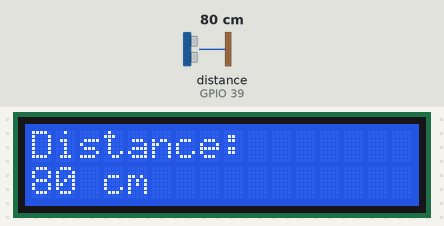
This sketch was run on a simulated ESP32. On the bench: 16×2 character LCD. Wiring (inferred from the names in the program): ultrasonic range finder: trigger GPIO 35; echo GPIO 39. Inputs (shaded band) come from the test bench; at power-on: distance to the obstacle (sensor on GPIO 39) 80 cm. The echo pulse lasts 58.3 µs per cm; what the sketch prints to the serial monitor is not drawn.

Above: at 1.2 s.
1.3 s: distance to the obstacle (sensor on GPIO 39) set to 2 cm
At 2.9 s:
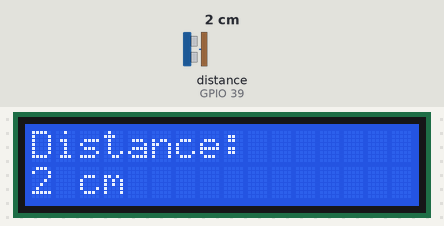
4.0 s: distance to the obstacle (sensor on GPIO 39) set to 4 cm
At 5.0 s:
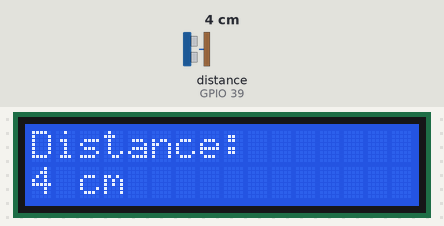
6.7 s: distance to the obstacle (sensor on GPIO 39) set to 9 cm
At 9.4 s:
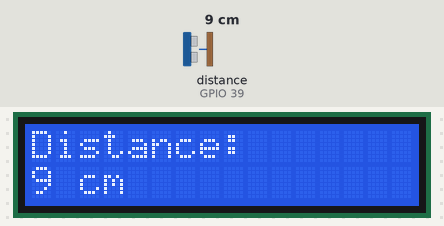
Timing chart, 0 to 10.9 s (numbered marks = the images above; inputs shaded):
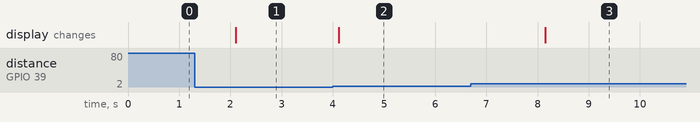

Measured:
- after the input at 1.3 s, the display: changes after 0.80 s (image 1)
- after the input at 4.0 s, the display: changes after 0.12 s (image 2)
- after the input at 6.7 s, the display: changes after 1.5 s (image 3)

The sketch:

Rader.ino
```cpp
#include <LiquidCrystal_I2C.h>

// set the LCD number of columns and rows
int lcdColumns = 16;
int lcdRows = 2;

// set LCD address, number of columns and rows
// if you don't know your display address, run an I2C scanner sketch
LiquidCrystal_I2C lcd(0x27, lcdColumns, lcdRows);

//Antager 20 grader celcius rumtemperatur
const int TRIG_PIN = 35;
const int ECHO_PIN = 39;

void setup() {
 // initialiser serial kommunikation:
 Serial.begin(9600);
 pinMode(TRIG_PIN,OUTPUT);
 pinMode(ECHO_PIN,INPUT);
 // initialize LCD
 lcd.init();
 // turn on LCD backlight
 lcd.backlight();
}

void loop() {
 long duration, distanceCm;
 // Laver en kort lav puls først, for derefter at lave en ren høj 10ms puls:
 digitalWrite(TRIG_PIN, LOW); //Sætter den lav
 delayMicroseconds(2); //Vent 2ms
 digitalWrite(TRIG_PIN, HIGH); //Sætter den høj
 delayMicroseconds(10); //Venter => 10ms lang puls
 digitalWrite(TRIG_PIN, LOW); //Sætter den lav
 duration = pulseIn(ECHO_PIN,HIGH);//Venter på, og læser puls-længde på echo-pin.
// konverterer tid til distance
 distanceCm = duration / 29.1 / 2 ; //Beregner distancen.
//Burde være: duration / 34 / 2;
//Men 29.1 var en bedre kalibrering med min sensor.
 lcd.clear();
 // set cursor to first column, first row
 lcd.setCursor(0, 0);
 // print message
 lcd.print("Distance:");
if (distanceCm <= 0 || distanceCm>2400){
 Serial.println("Out of range");
 lcd.setCursor(0,1);
 lcd.print("Out of range!");
 }
 else {
 Serial.print(distanceCm);
 Serial.print("cm");
 Serial.println();
 // set cursor to first column, second row
 lcd.setCursor(0,1);
 lcd.print(distanceCm);
 lcd.print(" cm");
 delay(1000);
 }
 delay(1000);
}
```
